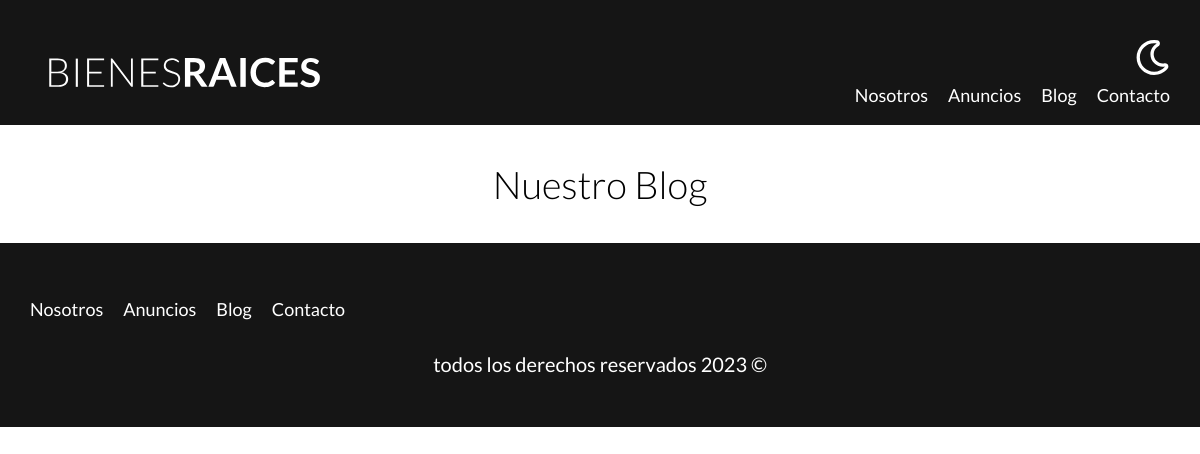
/blog, run on an earlier commit of the app's database.
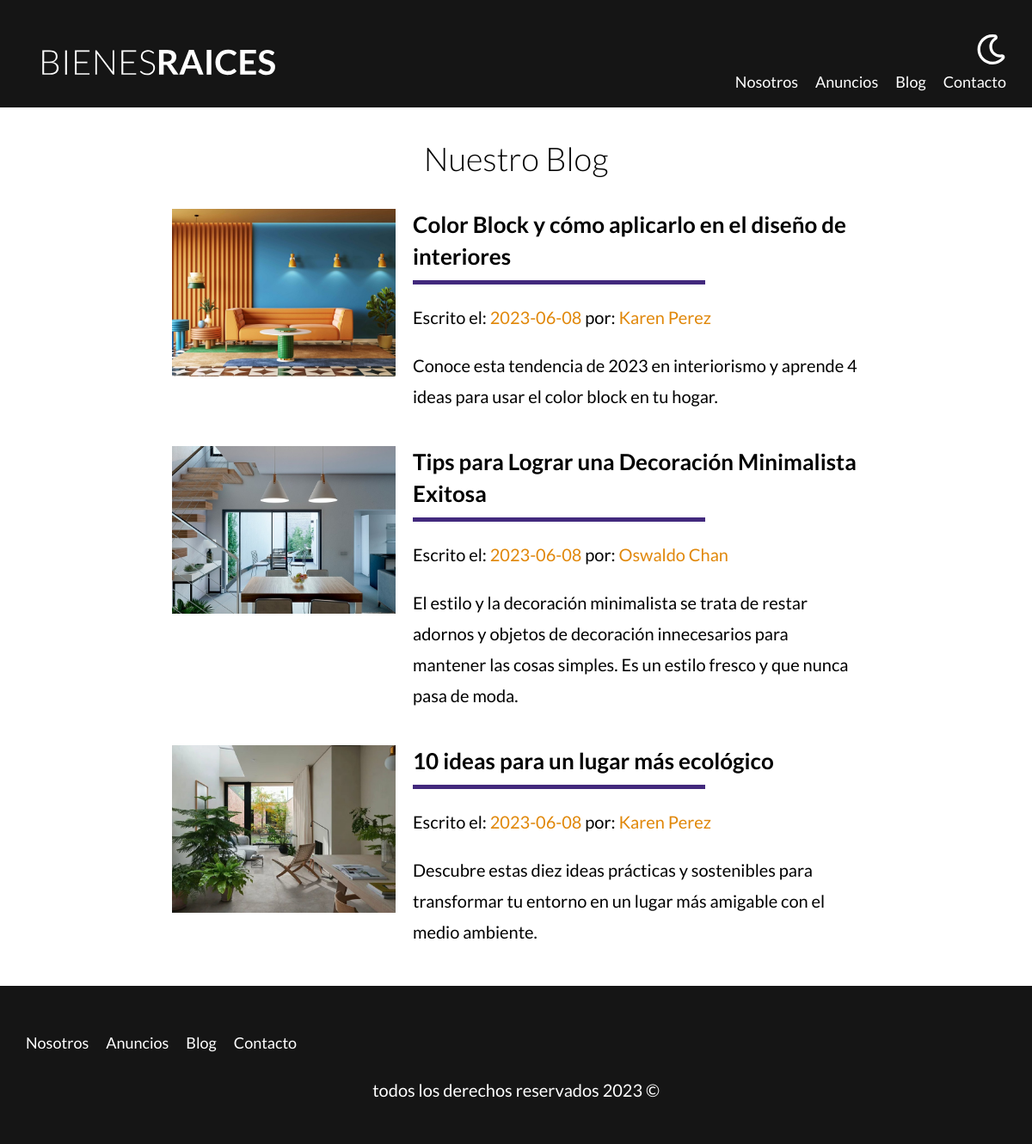
And on a later commit of the database.
### tables this page shows
CREATE TABLE `blog` (
  `id` int NOT NULL AUTO_INCREMENT,
  `autor` int NOT NULL,
  `fecha` date DEFAULT NULL,
  `titulo` varchar(80) DEFAULT NULL,
  `descripcion` longtext,
  `contenido` longtext,
  `imagen` varchar(200) DEFAULT NULL,
  PRIMARY KEY (`id`),
  KEY `fk_blog_usuarios_idx` (`autor`) USING BTREE,
  CONSTRAINT `blog_ibfk_1` FOREIGN KEY (`autor`) REFERENCES `vendedores` (`id`)
);

CREATE TABLE `vendedores` (
  `id` int NOT NULL AUTO_INCREMENT,
  `name` varchar(45) DEFAULT NULL,
  `apellido` varchar(45) DEFAULT NULL,
  `telefono` varchar(10) DEFAULT NULL,
  PRIMARY KEY (`id`)
);

### controllers/PageController.php (called while the page is built, shortened)
<?php
class PageController {
    public static function blog(Router $router) {
        $blog = Article::all();
        $sellers = Seller::all();
        $router->view('pages/blog', [
            'blog' => $blog,
            'sellers' => $sellers
        ]);
    }
}

### public/index.php (called while the page is built, shortened)
<?php
$router = new Router();
$router->get('/admin', [PropertyController::class, 'index']);
$router->get('/properties/create', [PropertyController::class, 'create']);
$router->post('/properties/create', [PropertyController::class, 'create']);
$router->get('/properties/update', [PropertyController::class, 'update']);
$router->post('/properties/update', [PropertyController::class, 'update']);
$router->post('/properties/delete', [PropertyController::class, 'delete']);
$router->get('/sellers/create', [SellerController::class, 'create']);
$router->post('/sellers/create', [SellerController::class, 'create']);
$router->get('/sellers/update', [SellerController::class, 'update']);
$router->post('/sellers/update', [SellerController::class, 'update']);
$router->post('/sellers/delete', [SellerController::class, 'delete']);
$router->get('/blog/create', [ArticleController::class, 'create']);
$router->post('/blog/create', [ArticleController::class, 'create']);
$router->get('/blog/update', [ArticleController::class, 'update']);
$router->post('/blog/update', [ArticleController::class, 'update']);
$router->post('/blog/delete', [ArticleController::class, 'delete']);
$router->get('/', [PageController::class, 'index']);
$router->get('/about-us', [PageController::class, 'about_us']);
$router->get('/properties', [PageController::class, 'properties']);
$router->get('/property', [PageController::class, 'property']);
$router->get('/blog', [PageController::class, 'blog']);
$router->get('/article', [PageController::class, 'article']);
$router->get('/contact', [PageController::class, 'contact']);
$router->post('/contact', [PageController::class, 'contact']);
$router->checkRoutes();

### models/ActiveRecord.php (called while the page is built, shortened)
<?php
class ActiveRecord {
    protected static $db;
    protected static $table = '';
    public static function setDB($db) {
        self::$db = $db;
    }
    public static function all() {
        $query = "SELECT * FROM ".static::$table;
        $result = self::SQLQuery($query);
        return $result;
    }
    public static function SQLQuery($query) {
        $result = self::$db->query($query);
        $array = [];
        while ($record = $result->fetch_assoc()) {
            $array[] = static::createObject($record);
        }
        return $array;
    }
    protected static function createObject($record) {
        $object = new static;
        foreach ($record as $key => $value) {
            $propertyName = static::getPropertyForColumn($key);
            if (property_exists($object, $propertyName)) {
                $object->$propertyName = $value;
            }
        }
        return $object;
    }
}

### models/Article.php (called while the page is built, shortened)
<?php
class Article extends ActiveRecord {
    protected static function getPropertyForColumn($column) {
        switch ($column) {
            case 'id':
                return 'id';
            case 'autor':
                return 'author';
            case 'fecha':
                return 'date';
            case 'titulo':
                return 'title';
            case 'descripcion':
                return 'description';
            case 'contenido':
                return 'content';
            case 'imagen':
                return 'image';
        }
    }
}

### models/Seller.php (called while the page is built, shortened)
<?php
class Seller extends ActiveRecord{
    protected static function getPropertyForColumn($column) {
        switch ($column) {
            case 'id':
                return 'id';
            case 'name':
                return 'name';
            case 'apellido':
                return 'surname';
            case 'telefono':
                return 'phone';
        }
    }
}

### views/pages/blog-list.php (the view)
<?php foreach($blog as $article): ?>
        <article class="blog-post">
            <div class="image">
                <img loading="lazy" src="/img/<?php echo $article->image ?>" alt="article image">
            </div>
            <div class="text-post">
                <a href="/article?id=<?php echo $article->id ?>">
                    <h4><?php echo $article->title ?></h4>
                    <p class="meta-info">Escrito el: <span><?php echo $article->date ?></span> por:
                    <span>
                        <?php foreach($sellers as $seller): ?>
                            <?php if($seller->id == $article->author): ?>
                                <?php echo $seller->name." ".$seller->surname; ?>
                            <?php endif; ?>
                        <?php endforeach; ?>
                    </span></p>
                    <p><?php echo $article->description ?></p>
                </a>
            </div>
        </article>
    <?php endforeach; ?>

### views/pages/blog.php
<main class="container section content-center">
    <h1>Nuestro Blog</h1>
    <?php include 'blog-list.php'; ?>
</main>

### Router.php (shortened to what this page needs)
<?php
class Router {
    private $routesGET = [];
    private $routesPOST = [];
    public function get($url, $function) {
        $this->routesGET[$url] = $function;
    }
    public function post($url, $function) {
        $this->routesPOST[$url] = $function;
    }
    public function checkRoutes() {
        $currentUrl = $_SERVER['PATH_INFO'] ?? '/';
        $method = $_SERVER['REQUEST_METHOD'];
        if($method === 'GET') {
            $function = $this->routesGET[$currentUrl] ?? null;
        } else if ($method === 'POST') {
            $function = $this->routesPOST[$currentUrl] ?? null;
        }
        if($function) {
            call_user_func($function, $this);
        } else {
            echo "Pagina No Encontrada";
        }
    }
    public function view($view, $data = []) {
        include __DIR__."/views/$view.php";
        $content = ob_get_clean();
        include __DIR__."/views/layout.php";
    }
}

### views/layout.php (shortened to what this page needs)
<!DOCTYPE html>
<html lang="en">
<head>
    <link rel="stylesheet" href="../build/css/app.css">
</head>
<body>
    <header class="header <?php echo $inicio ? 'inicio' : ''; ?>">
        <div class="container header-content">
            <div class="bar">
                <a href="/">
                    <img src="/build/img/logo.svg" alt="logo image">
                </a>
                <div class="nav-container">
                    <img class="btn-dark-mode" src="/build/img/dark-mode.svg">
                    <nav class="nav">
                        <a href="/about-us">nosotros</a>
                        <a href="/properties">anuncios</a>
                        <a href="/blog">blog</a>
                        <a href="/contact">contacto</a>
                    </nav>
                </div>
            </div>
        </div>
    </header>
    <?php echo $content; ?>
    <footer class="footer section">
        <div class="container footer-content">
            <nav class="nav">
                <a href="/about-us">nosotros</a>
                <a href="/properties">anuncios</a>
                <a href="/blog">blog</a>
                <a href="/contact">contacto</a>
            </nav>
        </div>
        <p class="copyright">todos los derechos reservados <?php echo date('Y'); ?> &copy;</p>
    </footer>
</body>
</html>

### public/build/css/app.css (style rules this page uses)
html { -webkit-text-size-adjust:100%;line-height:1.15 }
body { margin:0 }
main { display:block }
h1 { font-size:2em;margin:.67em 0 }
a { background-color:transparent }
img { border-style:none }
html { box-sizing:border-box;font-size:62.5% }
*,:after,:before { box-sizing:inherit }
body { font-family:Lato,sans-serif;font-size:1.6rem;line-height:1.8 }
p { color:#000;font-size:2rem }
.container { margin:0 auto;max-width:120rem;width:95% }
a { text-decoration:none }
img,picture { display:block;width:100% }
h1,h2,h3 { font-family:Lato,sans-serif;font-weight:300;margin:2.5rem 0;text-align:center }
h1 { font-size:3.8rem }
h4 { font-size:2.6rem }
.section { margin-bottom:2.5rem;margin-top:2.5rem }
.content-center { max-width:80rem }
.footer { background-color:#151515;margin-bottom:0;padding:2.5rem 0 }
.footer .footer-content { padding-top:2.5rem }
.footer .nav { height:auto;opacity:1;transform:translateY(0) }
.footer .copyright { color:#fff;text-align:center }
.header { background-color:#151515;padding:1rem 0 3rem }
.header-content { display:flex;flex-direction:column;justify-content:space-between }
.bar { align-items:center;display:flex;flex-direction:column;padding-top:3rem }
@media (min-width:768px) { .bar { align-items:flex-end;flex-direction:row;justify-content:space-between } }
.nav-container { align-items:center;display:flex;flex-direction:column }
@media (min-width:768px) { .nav-container { align-items:flex-end } }
.nav-container .btn-dark-mode { filter:invert(100%);margin-bottom:2rem;margin-top:3rem;width:3.5rem }
@media (min-width:768px) { .nav-container .btn-dark-mode { margin-top:0 } }
.nav { height:0;opacity:0;transform:translateY(-300%) }
@media (min-width:768px) { .nav { align-items:center;display:flex;opacity:1;transform:translateY(0) } }
.nav a { color:#fff;display:block;font-size:2.2rem;text-align:center;text-decoration:none;text-transform:capitalize }
@media (min-width:768px) { .nav a { font-size:1.8rem;margin-right:2rem } }
@media (min-width:768px) { .nav a:last-of-type { margin-right:0 } }
.blog-post { margin-bottom:2rem }
@media (min-width:768px) { .blog-post { -moz-column-gap:2rem;column-gap:2rem;display:grid;grid-template-columns:1fr 2fr } }
.blog-post:last-of-type { margin-bottom:0 }
.meta-info span { color:#e08709 }
.text-post a { color:#000;display:block;margin-top:2rem }
@media (min-width:768px) { .text-post a { margin-top:0 } }
.text-post h4 { line-height:1.4;margin:0 }
.text-post h4:after { background-color:#42297d;content:"";display:block;height:.5rem;margin-top:1rem;max-width:34rem }

What changed in the data, as far as the page shows it:
added blog: imagen (picture), titulo "Color Block y cómo aplicarlo en el diseño de interiores", fecha "2023-06-08", descripcion "Conoce esta tendencia de 2023 en interiorismo y aprende 4 ideas para usar el color block en tu hogar."
now on this page (row unchanged): vendedores: name "Karen", apellido "Perez"
added blog: imagen (picture), titulo "Tips para Lograr una Decoración Minimalista Exitosa", fecha "2023-06-08", descripcion "El estilo y la decoración minimalista se trata de restar adornos y objetos de decoración innecesarios para mantener las cosas simples. Es un estilo fresco y que nunca pasa de moda."
now on this page (row edited): vendedores: name "Oswaldo", apellido "Chan", shown under "Tips para Lograr una Decoración Minimalista Exitosa"
added blog: shows a picture, titulo "10 ideas para un lugar más ecológico", fecha "2023-06-08", descripcion "Descubre estas diez ideas prácticas y sostenibles para transformar tu entorno en un lugar más amigable con el medio ambiente."
